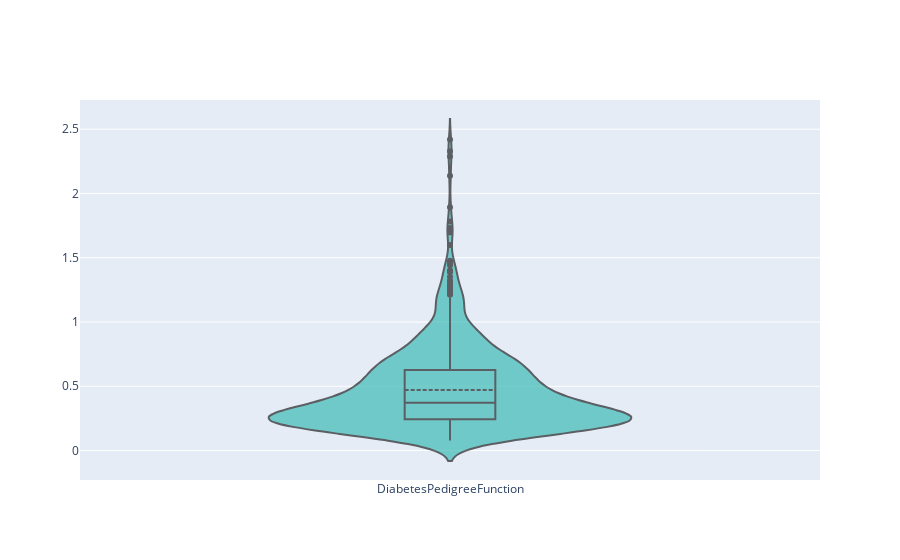

Notebook code cell kept with this figure:
### Code cell
import plotly.graph_objects as go

# Assuming you have a pandas DataFrame 'df' with features
# Replace 'total_bill' with your actual feature name

fig = go.Figure(data=go.Violin(y=df['DiabetesPedigreeFunction'], box_visible=True, line_color='black',
                               meanline_visible=True, fillcolor='lightseagreen', opacity=0.6, x0='DiabetesPedigreeFunction'))
fig.update_layout(yaxis_zeroline=False)
fig.show()

### Figure 1 — Plotly figure (JSON) as saved in the notebook; plotly's stock layout.template omitted (floating-point values rounded to 4 significant figures; data arrays with more than 128 entries replaced by an {"elided": "..."} marker saying what was removed)
{"data": [{"box": {"visible": true}, "fillcolor": "lightseagreen", "line": {"color": "black"}, "meanline": {"visible": true}, "opacity": 0.6, "type": "violin", "x0": "DiabetesPedigreeFunction", "y": {"elided": "768 float values"}}], "layout": {"yaxis": {"zeroline": false}}}
